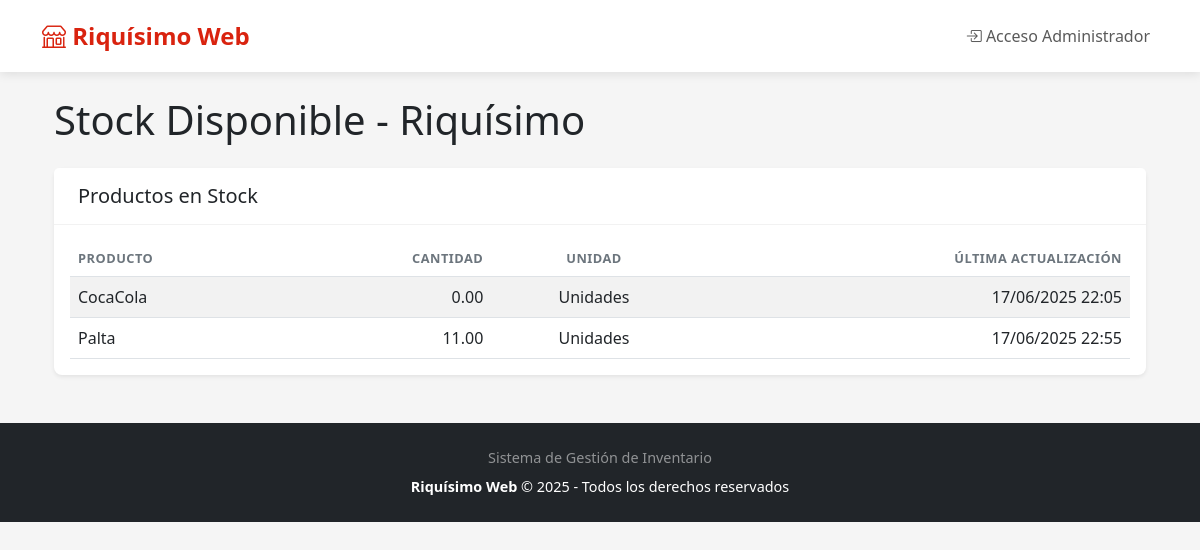
The app's page /, older data.
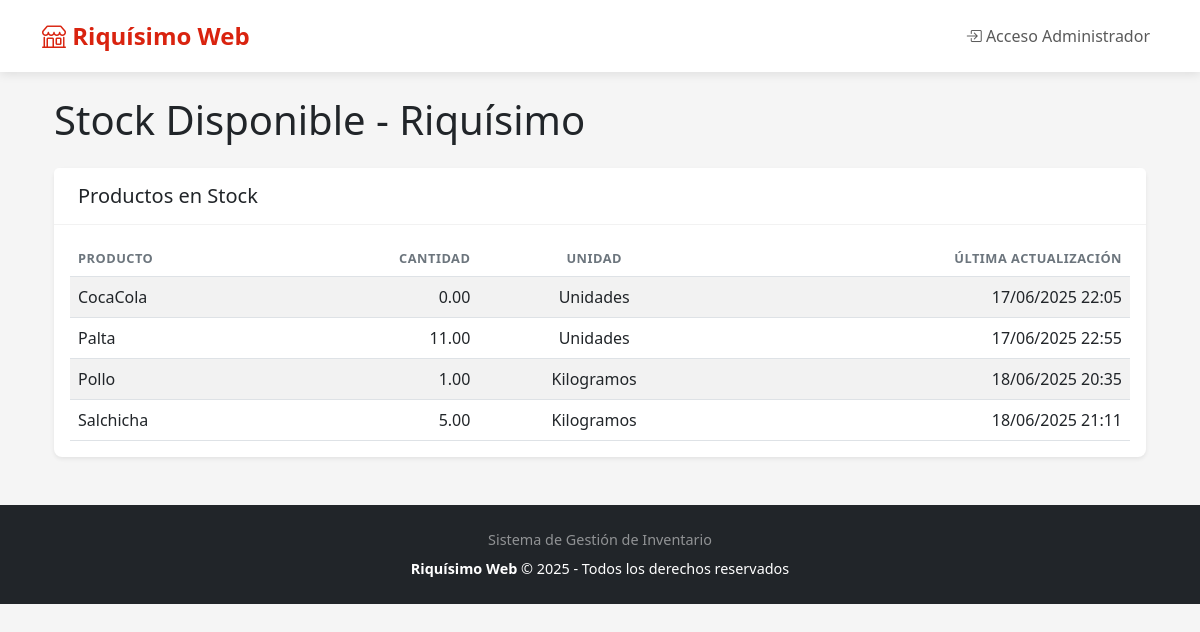
The same page, newer data.
### inventario/models.py (models this page shows, shortened)
class Producto(models.Model):
    UNIDADES = [
        ('un', 'Unidades'),
        ('kg', 'Kilogramos'),
        ('lt', 'Litros'),
        ('lata', 'Latas'),
    ]
    nombre = models.CharField(max_length=100)
    cantidad = models.IntegerField(validators=[MinValueValidator(0)])
    unidad = models.CharField(max_length=10, choices=UNIDADES)
    fecha_actualizacion = models.DateTimeField(auto_now=True)

### inventario/views.py (the view)
# urls.py: path('', stock_publico, name='stock_publico'),
def stock_publico(request):
    productos = Producto.objects.all().order_by('nombre')
    return render(request, 'inventario/stock_publico.html', {
        'productos': productos
    })

### inventario/templates/inventario/stock_publico.html
{% extends "base.html" %}
{% block content %}
<div class="container mt-4">
    <h1 class="mb-4">Stock Disponible - Riquísimo</h1>
    <div class="card shadow-sm">
        <div class="card-header">
            <h5 class="mb-0">Productos en Stock</h5>
        </div>
        <div class="card-body">
            <div class="table-responsive">
                <table class="table table-striped">
                    <thead>
                        <tr>
                            <th>Producto</th>
                            <th class="text-end">Cantidad</th>
                            <th class="text-center">Unidad</th>
                            <th class="text-end">Última actualización</th>
                        </tr>
                    </thead>
                    <tbody>
                        {% for producto in productos %}
                        <tr>
                            <td>{{ producto.nombre }}</td>
                            <td class="text-end">{{ producto.cantidad|floatformat:2 }}</td>
                            <td class="text-center">{{ producto.get_unidad_display }}</td>
                            <td class="text-end">{{ producto.fecha_actualizacion|date:"d/m/Y H:i" }}</td>
                        </tr>
                        {% empty %}
                        <tr>
                            <td colspan="4" class="text-center">No hay productos registrados</td>
                        </tr>
                        {% endfor %}
                    </tbody>
                </table>
            </div>
        </div>
    </div>
</div>
{% endblock %}

Row changes from the older to the newer data that the page shows:
added Producto: nombre "Pollo", cantidad "1.00", unidad "Kilogramos", fecha_actualizacion "18/06/2025 20:35"
added Producto: nombre "Salchicha", cantidad "5.00", unidad "Kilogramos", fecha_actualizacion "18/06/2025 21:11"
